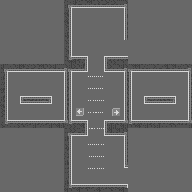

This is a level from a 2D game, rendered from its Tiled map with the project's own tilesets. A one-line summary and the map file follow, with tile-layer data summarised:
An orthogonal 48x48 tile map with 4x4 px tiles, 7 tile layers (background, background, front layer, background, ...), 2 tilesets, 1 image layer and 61 objects (24x jumpable, 4x button, 3x player, 3x trigger, 3x door).

<map version="1.4" tiledversion="1.4.2" orientation="orthogonal" renderorder="right-down" width="48" height="48" tilewidth="4" tileheight="4" infinite="0" nextlayerid="69" nextobjectid="421">
 <editorsettings>
  <export target="eleven_level.lua" format="lua" />
 </editorsettings>
 <tileset firstgid="1" source="../graphics/placeholder_tileset.tsx" />
 <tileset firstgid="65" source="../graphics/city_tileset.tsx" />
 <imagelayer id="6" name="grid">
  <image source="../images/64grid.png" width="1024" height="1024" />
 </imagelayer>
 <layer id="7" name="background" width="48" height="48">
  <data>[2304 cells, 2304 non-empty, 1 distinct tile ids]</data>
 </layer>
 <group id="5" name="r">
  <layer id="1" name="background" width="48" height="48">
   <data>[2304 cells, 468 non-empty, 14 distinct tile ids]</data>
  </layer>
  <layer id="2" name="front layer" width="48" height="48">
   <data>[2304 cells, 40 non-empty, 6 distinct tile ids]</data>
  </layer>
  <objectgroup id="3" name="objects">
   <object id="143" type="player" x="121" y="171">
    <point />
   </object>
   <object id="256" type="trigger" x="127" y="40" width="1" height="16">
    <properties>
     <property name="target" value="twelve_level" />
     <property name="type" value="exit" />
    </properties>
   </object>
   <object id="270" type="door" x="88" y="64" width="16" height="4">
    <properties>
     <property name="vertical" type="bool" value="true" />
    </properties>
   </object>
   <object id="285" type="button" x="76" y="48" width="8" height="8">
    <properties>
     <property name="autooff" type="bool" value="false" />
     <property name="group" value="group1" />
     <property name="link_" type="object" value="270" />
     <property name="link_1" type="object" value="307" />
     <property name="link_2" type="object" value="288" />
    </properties>
   </object>
   <object id="324" type="button" x="76" y="48" width="8" height="8">
    <properties>
     <property name="autooff" type="bool" value="false" />
     <property name="group" value="group1" />
     <property name="link_" type="object" value="270" />
     <property name="link_1" type="object" value="307" />
     <property name="link_2" type="object" value="288" />
    </properties>
   </object>
  </objectgroup>
  <objectgroup id="4" name="solid">
   <object id="372" x="128" y="184">
    <polygon points="0,0 0,8 -64,8 -64,-56 -128,-56 -128,-120 -64,-120 -64,-184 0,-184 0,-144 -4,-144 -4,-176 -56,-176 -56,-128 -40,-128 -40,-112 -120,-112 -120,-64 -40,-64 -40,-48 -56,-48 -56,0" />
   </object>
   <object id="373" x="124" y="168">
    <polygon points="0,0 4,0 4,-40 68,-40 68,-104 4,-104 4,-112 -20,-112 -20,-96 64,-96 64,-48 -20,-48 -20,-32 0,-32" />
   </object>
   <object id="374" x="64" y="72" width="8" height="48" />
   <object id="375" x="124" y="72" width="8" height="48" />
   <object id="376" type="jumpable" x="88" y="76" width="16" height="4" />
   <object id="377" type="jumpable" x="88" y="88" width="16" height="4" />
   <object id="378" type="jumpable" x="88" y="100" width="16" height="4" />
   <object id="379" type="jumpable" x="88" y="112" width="16" height="4" />
   <object id="380" type="jumpable" x="88" y="144" width="16" height="4" />
   <object id="381" type="jumpable" x="88" y="156" width="16" height="4" />
   <object id="382" type="jumpable" x="88" y="128" width="16" height="4" />
   <object id="383" type="jumpable" x="88" y="168" width="16" height="4" />
   <object id="413" x="20" y="96" width="32" height="8" />
   <object id="414" x="144" y="96" width="32" height="8" />
   <object id="417" x="127" y="164" width="1" height="24" />
   <object id="420" x="127" y="36" width="1" height="24" />
  </objectgroup>
 </group>
 <group id="58" name="b">
  <layer id="59" name="background" width="48" height="48">
   <data>[2304 cells, 460 non-empty, 14 distinct tile ids]</data>
  </layer>
  <layer id="60" name="front layer" width="48" height="48">
   <data>[2304 cells, 40 non-empty, 6 distinct tile ids]</data>
  </layer>
  <objectgroup id="61" name="objects">
   <object id="286" type="player" x="121" y="171">
    <point />
   </object>
   <object id="287" type="trigger" x="127" y="40" width="1" height="16">
    <properties>
     <property name="target" value="twelve_level" />
     <property name="type" value="exit" />
    </properties>
   </object>
   <object id="288" type="door" x="88" y="64" width="16" height="4">
    <properties>
     <property name="vertical" type="bool" value="true" />
    </properties>
   </object>
   <object id="290" type="button" x="156" y="88" width="8" height="8">
    <properties>
     <property name="autooff" type="bool" value="true" />
     <property name="delay" type="int" value="1" />
     <property name="group" value="group" />
     <property name="link_" type="object" value="270" />
    </properties>
   </object>
  </objectgroup>
  <objectgroup id="62" name="solid">
   <object id="385" x="128" y="184">
    <polygon points="0,0 0,8 -64,8 -64,-56 -128,-56 -128,-120 -64,-120 -64,-184 0,-184 0,-144 -4,-144 -4,-176 -56,-176 -56,-128 -40,-128 -40,-112 -120,-112 -120,-64 -40,-64 -40,-48 -56,-48 -56,0" />
   </object>
   <object id="386" x="124" y="168">
    <polygon points="0,0 4,0 4,-40 68,-40 68,-104 4,-104 4,-112 -20,-112 -20,-96 64,-96 64,-48 -20,-48 -20,-32 0,-32" />
   </object>
   <object id="387" x="64" y="72" width="8" height="48" />
   <object id="388" x="124" y="72" width="8" height="32" />
   <object id="389" type="jumpable" x="88" y="76" width="16" height="4" />
   <object id="390" type="jumpable" x="88" y="88" width="16" height="4" />
   <object id="391" type="jumpable" x="88" y="100" width="16" height="4" />
   <object id="392" type="jumpable" x="88" y="112" width="16" height="4" />
   <object id="393" type="jumpable" x="88" y="144" width="16" height="4" />
   <object id="394" type="jumpable" x="88" y="156" width="16" height="4" />
   <object id="395" type="jumpable" x="88" y="128" width="16" height="4" />
   <object id="396" type="jumpable" x="88" y="168" width="16" height="4" />
   <object id="411" x="144" y="96" width="32" height="8" />
   <object id="412" x="20" y="96" width="32" height="8" />
   <object id="416" x="127" y="164" width="1" height="24" />
   <object id="419" x="127" y="36" width="1" height="24" />
  </objectgroup>
 </group>
 <group id="63" name="g">
  <layer id="68" name="background" width="48" height="48">
   <data>[2304 cells, 460 non-empty, 14 distinct tile ids]</data>
  </layer>
  <layer id="65" name="front layer" width="48" height="48">
   <data>[2304 cells, 40 non-empty, 6 distinct tile ids]</data>
  </layer>
  <objectgroup id="66" name="objects">
   <object id="305" type="player" x="121" y="171">
    <point />
   </object>
   <object id="306" type="trigger" x="127" y="40" width="1" height="16">
    <properties>
     <property name="target" value="twelve_level" />
     <property name="type" value="exit" />
    </properties>
   </object>
   <object id="307" type="door" x="88" y="64" width="16" height="4">
    <properties>
     <property name="vertical" type="bool" value="true" />
    </properties>
   </object>
   <object id="308" type="button" x="32" y="88" width="8" height="8">
    <properties>
     <property name="autooff" type="bool" value="true" />
     <property name="delay" type="int" value="1" />
     <property name="group" value="group" />
     <property name="link_" type="object" value="270" />
    </properties>
   </object>
  </objectgroup>
  <objectgroup id="67" name="solid">
   <!-- 16 objects omitted --></objectgroup>
 </group>
</map>
<!-- 16 of 61 objects omitted -->
